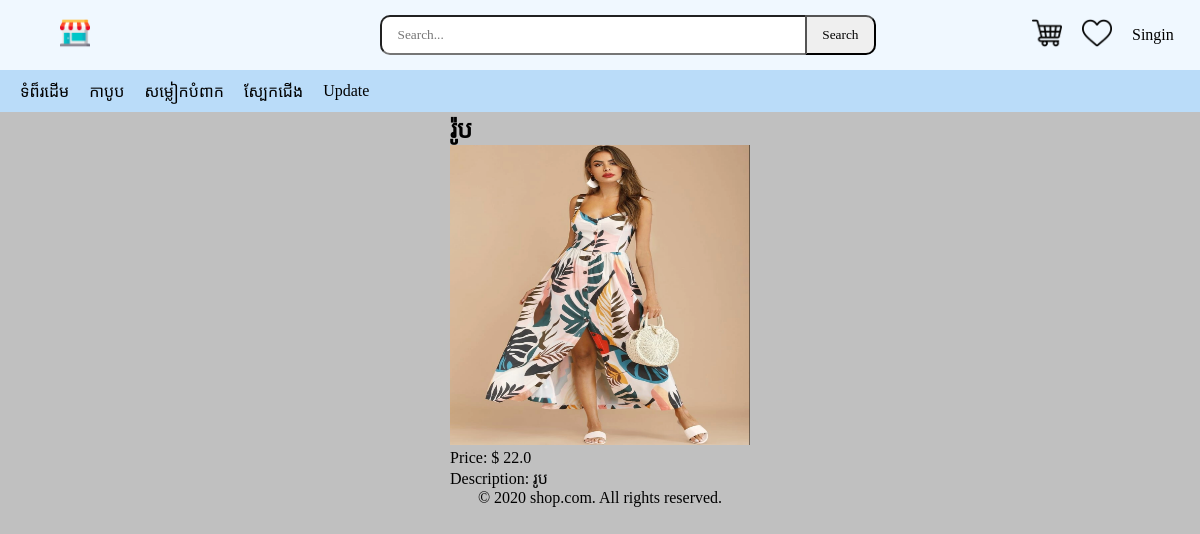
Screenshot of /shop/products/2 with the database file from the repository.
### shop/models.py (models this page shows, shortened)
class Catagory(models.Model):
    name = models.CharField(max_length=255)

class product(models.Model):
    name = models.CharField(max_length=255)
    catagory = models.ForeignKey(Catagory, on_delete=models.CASCADE)
    price = models.FloatField()
    valume = models.CharField(max_length=10)
    disciptions = models.CharField(max_length=255)
    img = models.ImageField(upload_to='img/')

### shop/views.py (the view)
# urls.py: path('products/<int:id>', views.product_detail, name='product_detail'),
def product_detail(request,id):
    catagories = Catagory.objects.order_by('name')
    products = product.objects.get(id=id)
    return render(request,'shop/product_detail.html' ,{'product':products ,'catagories':catagories})

### shop/templates/shop/product_detail.html
{% extends "shop/index.html" %} {% block body %}
<div class="product">
  <h2>{{ product.name }}</h2>
  <img
    src="{{ product.img.url }}"
    alt="{{ product.name }}"
    width="300px"
    height="300px"
  />
  <p>Price: $ {{ product.price}}</p>
  <p>Description: {{ product.disciptions}}</p>
</div>
{% endblock %}

### shop/templates/shop/navs.html (shortened to what this page needs)
<!DOCTYPE html>
{% load static %}
<html lang="en">
  <head>
    <link rel="stylesheet" href="{% static 'css/navs.css' %}" />
  </head>
  <body>
    <a href="{% url 'home' %}" id="link">ទំព៏រដើម</a>
    {% for x in catagories %}
    <a href="{% url 'catagories' id=x.id %}">{{ x.name }}</a>
    {% endfor %}
    <a href="{% url 'update' %}">Update</a>
  </body>
</html>

### shop/static/css/style.css (style rules this page uses)
* { box-sizing: border-box; font-family: Khmer OS Battambang; margin: 0; padding: 0; }
body { background-color: rgba(132, 132, 132, 0.507); }

### shop/static/css/navs.css (style rules this page uses)
a { text-decoration: none; color: black; padding-left: 20px; }

### rows the page displays
Catagory: name "កាបូប"
Catagory: name "សម្លៀកបំពាក"
Catagory: name "ស្បែកជើង"
product: name "រ៉ូប", img (picture), price "22.0", disciptions "រូប"
